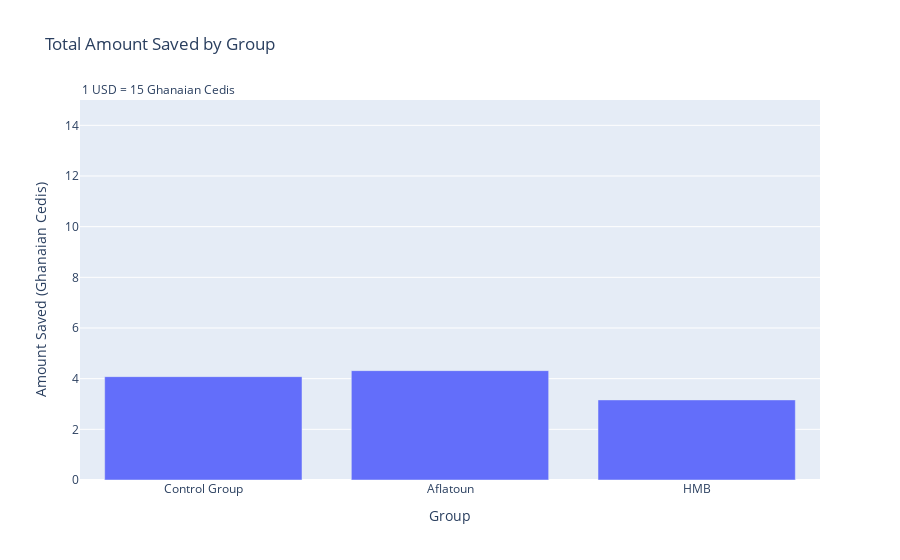

Notebook cell for this chart:
### Markdown cell above
<a id="amount-difference-graph"></a>
### Graph: Difference in amount saved between control group and treatment [*](#index)

### Code cell
# Calculate Difference in Amount Saved at Start and Endline
control_amount_saved = control_mean_endline - control_mean_start
aflatoun_amount_saved = aflatoun_mean_endline - aflatoun_mean_start
hmb_amount_saved = hmb_mean_endline - hmb_mean_start

# Create bar graph
fig = go.Figure(data=[
    go.Bar(name='Amount Saved at Start', x=['Control Group', 'Aflatoun', 'HMB'], y=[control_amount_saved, aflatoun_amount_saved, hmb_amount_saved]),
])

fig.update_layout(
    title='Total Amount Saved by Group',
    xaxis_title='Group',
    yaxis_title='Amount Saved (Ghanaian Cedis)',
    yaxis=dict(range=[0, 15]),
    annotations=[
        dict(
            x=0, # 0 is left, 1 is right
            y=1, # 0 is bottom, 1 is top
            xref='paper', # means plotting area
            yref='paper', # means plotting area
            text='1 USD = 15 Ghanaian Cedis',
            xanchor='left',
            yanchor='bottom',
            showarrow=False,
            font=dict(size=12)
        )
    ],
    barmode='group'
)

# Show graph
fig.show()

### Figure 1 — Plotly figure (JSON) as saved in the notebook; plotly's stock layout.template omitted (floating-point values rounded to 4 significant figures)
{"data": [{"name": "Amount Saved at Start", "type": "bar", "x": ["Control Group", "Aflatoun", "HMB"], "y": [4.08, 4.317, 3.162]}], "layout": {"annotations": [{"font": {"size": 12}, "showarrow": false, "text": "1 USD = 15 Ghanaian Cedis", "x": 0, "xanchor": "left", "xref": "paper", "y": 1, "yanchor": "bottom", "yref": "paper"}], "barmode": "group", "title": {"text": "Total Amount Saved by Group"}, "xaxis": {"title": {"text": "Group"}}, "yaxis": {"range": [0, 15], "title": {"text": "Amount Saved (Ghanaian Cedis)"}}}}
